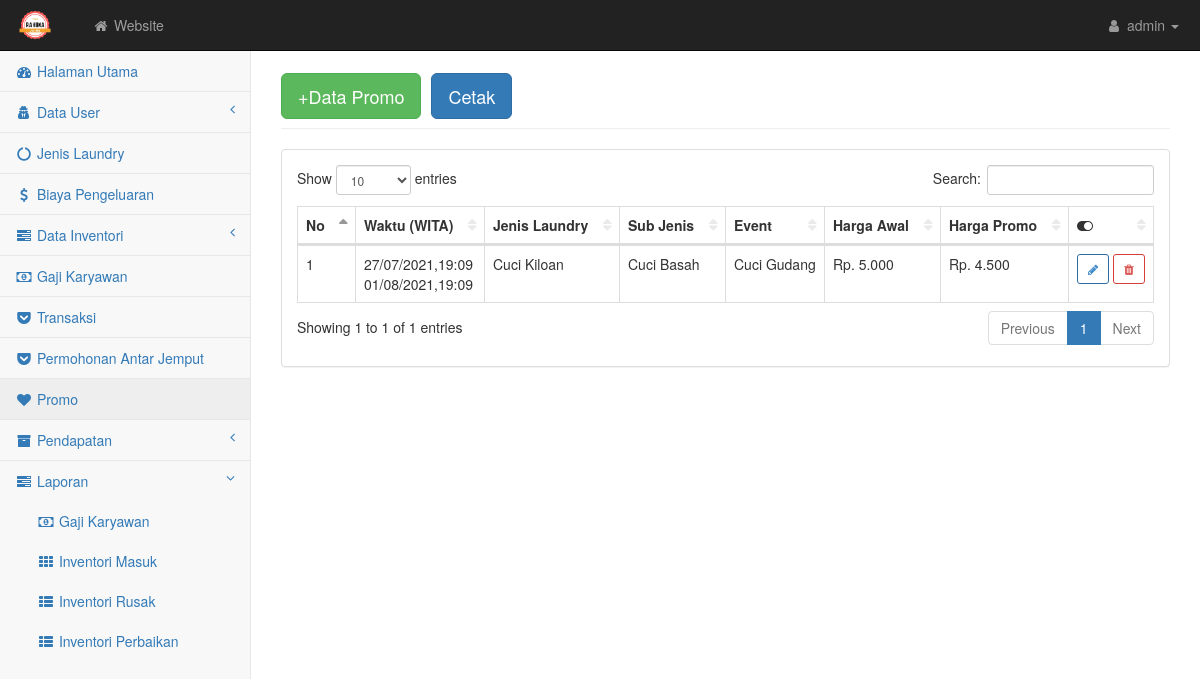
Page /admin/promo.php on the earlier database version.
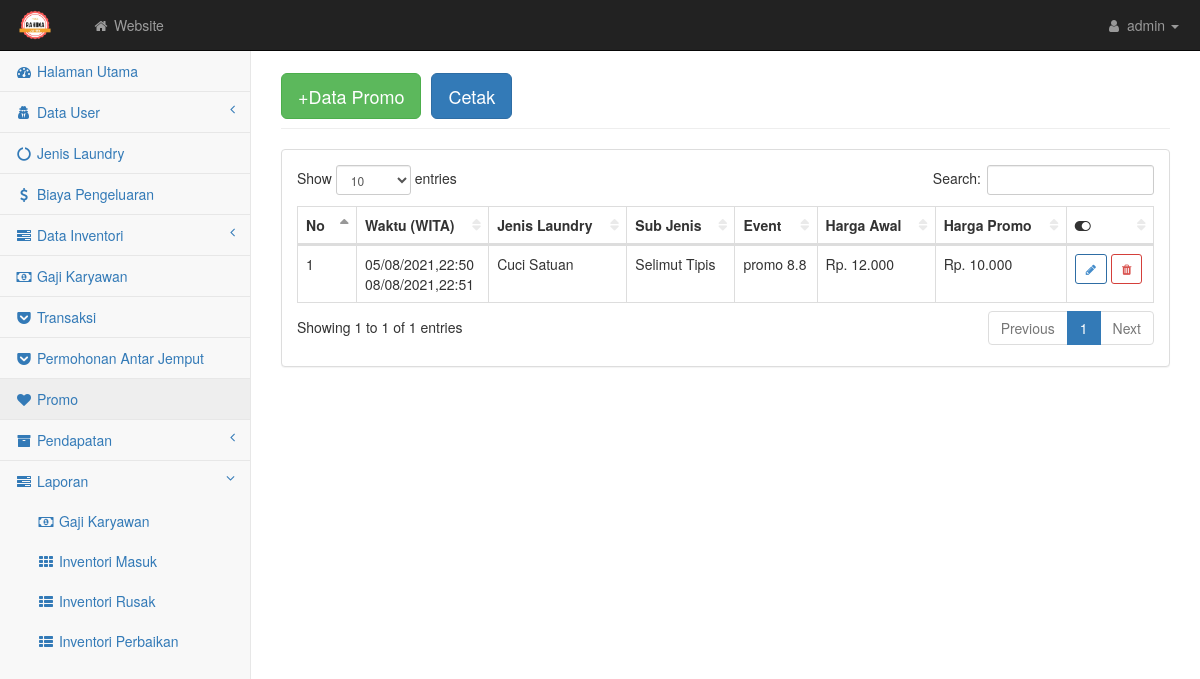
Same page on the later database version.
### tables this page shows
CREATE TABLE `promo` (
  `idpromo` int(5) NOT NULL,
  `waktu1` datetime NOT NULL,
  `waktu2` datetime NOT NULL,
  `idjenis` int(2) NOT NULL,
  `hargaawal` float NOT NULL,
  `hargapromo` float NOT NULL,
  `event` varchar(80) NOT NULL
);

CREATE TABLE `jenis` (
  `idjenis` int(5) NOT NULL,
  `jenis` enum('Cuci Kiloan','Cuci Satuan') NOT NULL,
  `subjenis` varchar(50) NOT NULL,
  `harga` float NOT NULL,
  `ket` text NOT NULL
);

### admin/promo.php (the view, shortened to what this page needs)
<?php require('atas.php') ?>
<div id="page-wrapper">
    <div class="container-fluid">
        <div class="row">
            <div class="col-lg-12">
                <h1 class="page-header"><button class="btn btn-success btn-lg"><a href="promo_input.php" style="color: white; text-decoration: none">+Data Promo</a></button>
                <button type="button" class="btn btn-primary btn-lg" data-toggle="modal" data-target="#myModal"> Cetak </button></h1>
            </div>
        </div>
        <div class="row">
            <div class="col-lg-12">
                <div class="panel panel-default">
                    <div class="panel-body">
                        <div class="table-responsive">
                            <table class="table table-bordered table-hover" id="dataTables-example">
                                <thead class="success">
                                    <tr>
                                        <th>No</th>
                                        <th>Waktu (WITA)</th>
                                        <th>Jenis Laundry</th>
                                        <th>Sub Jenis</th>
                                        <th>Event</th>
                                        <th>Harga Awal</th>
                                        <th>Harga Promo</th>
                                        <th><i class="fa fa-toggle-on"></i></th>
                                    </tr>
                                </thead>
                                <tbody>
                                    <?php $no=1; $query = mysqli_query($kon, "SELECT * FROM promo INNER JOIN jenis ON promo.idjenis = jenis.idjenis ORDER BY waktu1 ASC");
                                        while($data = mysqli_fetch_array($query)){ ?>
                                            <tr class="odd gradeX">
                                                    <td><?= $no++; ?></td>
                                                    <td><?= date('d/m/Y,H:i',strtotime($data['waktu1'])).' <br>'.date('d/m/Y,H:i',strtotime($data['waktu2'])) ?></td>
                                                    <td><?= $data['jenis'] ?></td>
                                                    <td><?= $data['subjenis'] ?></td>
                                                    <td><?= $data['event'] ?></td>
                                                    <td>Rp. <?= number_format($data['hargaawal'],0,'.','.') ?></td>
                                                    <td>Rp. <?= number_format($data['hargapromo'],0,'.','.') ?></td>
                                                    <td>
                                                        <a href="promo_edit.php?idpromo=<?php echo $data['idpromo']; ?>" class="btn btn-outline btn-primary btn-sm"><i class="fa fa-pencil"></i></a>
                                                        <a href="delete.php?idpromo=<?php echo $data['idpromo'] ?>" class="btn btn-outline btn-danger btn-sm"><i class="fa fa-trash"></i></a>
                                                    </td>
                                                </tr>
                                        <?php } ?>
                                </tbody>
                            </table>
                        </div>
                    </div>
                </div>
            </div>
        </div>
    </div>
</div>
    </div>
<?php require('bawah.php') ?>

Differences in the rows shown:
removed promo: waktu1 "27/07/2021,19:09", waktu2 "01/08/2021,19:09", idjenis.jenis "Cuci Kiloan", idjenis.subjenis "Cuci Basah", event "Cuci Gudang", hargaawal "5.000", hargapromo "4.500"
added promo: waktu1 "05/08/2021,22:50", waktu2 "08/08/2021,22:51", idjenis.jenis "Cuci Satuan", idjenis.subjenis "Selimut Tipis", event "promo 8.8", hargaawal "12.000", hargapromo "10.000"
